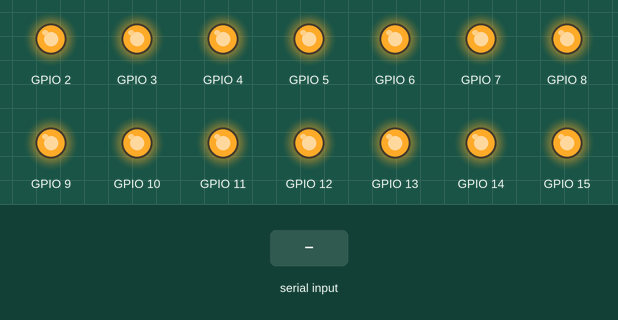
This sketch was run on a simulated ESP32. On the bench: output pins drawn as LEDs (lit = HIGH). Inputs (shaded band) come from the test bench. Nothing arrives over Bluetooth unless stated; what the sketch prints to the serial monitor is not drawn.

Above: at 1.2 s.
1.3 s: "A" received over the second serial link
At 1.6 s:
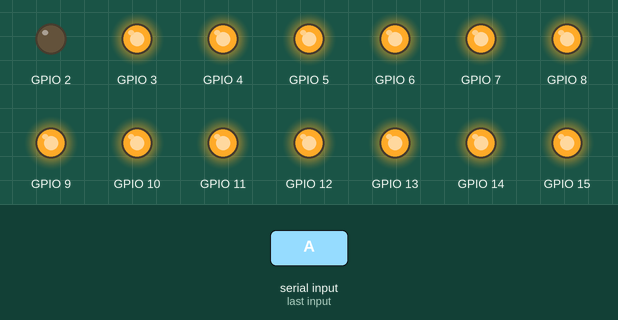
2.8 s: "R" received over the second serial link
At 3.9 s:
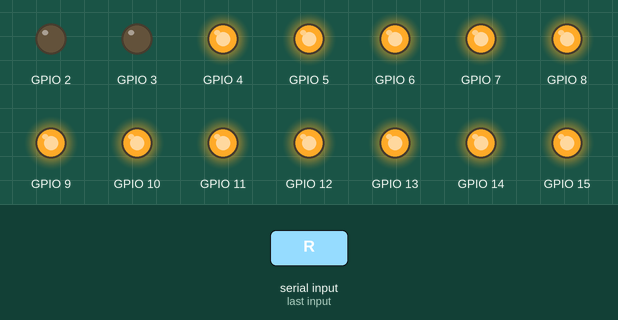
4.3 s: "a" received over the second serial link
At 5.0 s:
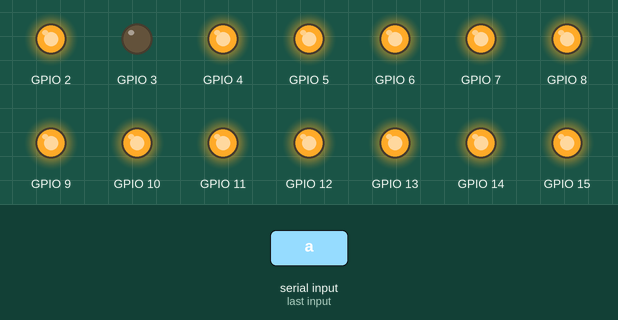
5.8 s: "B" received over the second serial link
At 6.2 s:
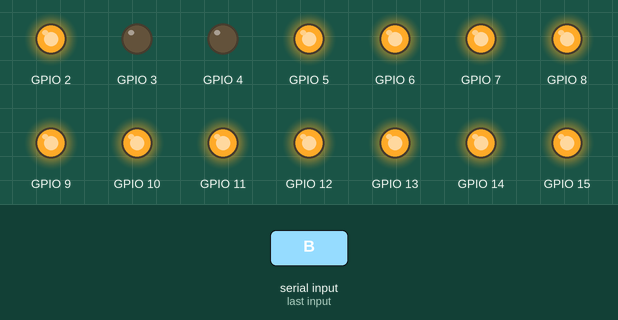
8.1 s: "S" received over the second serial link
At 9.2 s:
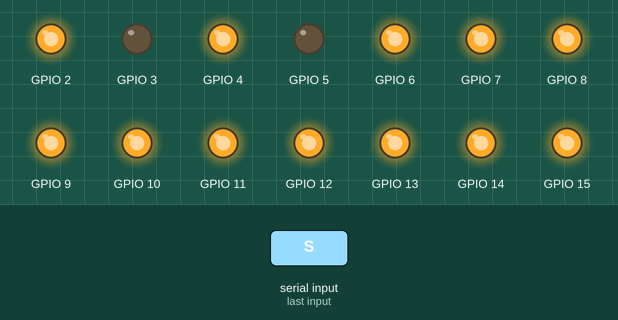
9.6 s: "r" received over the second serial link
At 10.3 s:
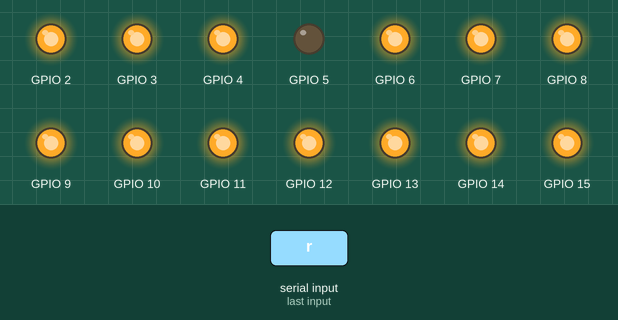
Timing chart, 0 to 12.1 s (numbered marks = the images above; inputs shaded):
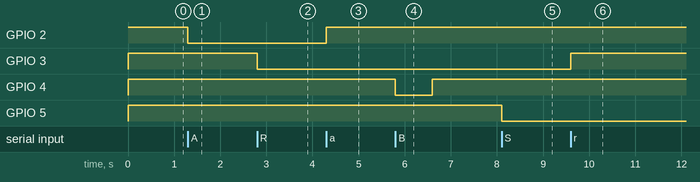

Measured:
- after the input at 1.3 s, GPIO 2: HIGH → LOW at once
- after the input at 2.8 s, GPIO 3: HIGH → LOW at once
- after the input at 4.3 s, GPIO 2: LOW → HIGH at once
- after the input at 5.8 s, GPIO 4: HIGH → LOW at once, → HIGH 0.80 s later
- after the input at 8.1 s, GPIO 5: HIGH → LOW at once
- after the input at 9.6 s, GPIO 3: LOW → HIGH at once

The sketch:

esp32_relaymodule_bluetooth.ino
```cpp
#include <BluetoothSerial.h>

BluetoothSerial SerialBT;


int LUZ2= 2;
int LUZ3= 3;
int LUZ4= 4;
int LUZ5= 5;
int LUZ6= 6;
int LUZ22= 23;
int LUZ7= 7;
int LUZ8= 8;
int LUZ9= 9;
int LUZ10= 10;
int LUZ11= 11;
int LUZ23= 24;
int LUZ12= 12;
int LUZ13= 13;
int LUZ14= 14;
int LUZ15= 15;
int LUZ16= 16;
int LUZ24= 25;
int LUZ17= 18;
int LUZ18= 19;
int LUZ19= 20;
int LUZ20= 21;
int LUZ25= 26;
int LUZ21= 22;


void setup() {
  SerialBT.begin("Dios");
  Serial.begin(115200);

pinMode(2, OUTPUT);
digitalWrite(2, HIGH);
pinMode(3, OUTPUT);
digitalWrite(3, HIGH);
pinMode(4, OUTPUT);
digitalWrite(4, HIGH);
pinMode(5, OUTPUT);
digitalWrite(5, HIGH);
pinMode(6, OUTPUT);
digitalWrite(6, HIGH);
pinMode(23, OUTPUT);
digitalWrite(23, HIGH);
pinMode(7, OUTPUT);
digitalWrite(7, HIGH);
pinMode(8, OUTPUT);
digitalWrite(8, HIGH);
pinMode(9, OUTPUT);
digitalWrite(9, HIGH);
pinMode(10, OUTPUT);
digitalWrite(10, HIGH);
pinMode(11, OUTPUT);
digitalWrite(11, HIGH);
pinMode(24, OUTPUT);
digitalWrite(24, HIGH);
pinMode(12, OUTPUT);
digitalWrite(12, HIGH);
pinMode(13, OUTPUT);
digitalWrite(13, HIGH);
pinMode(14, OUTPUT);
digitalWrite(14, HIGH);
pinMode(15, OUTPUT);
digitalWrite(15, HIGH);
pinMode(16, OUTPUT);
digitalWrite(16, HIGH);
pinMode(25, OUTPUT);
digitalWrite(25, HIGH);
pinMode(18, OUTPUT);
digitalWrite(18, HIGH);
pinMode(19, OUTPUT);
digitalWrite(19, HIGH);
pinMode(20, OUTPUT);
digitalWrite(20, HIGH);
pinMode(21, OUTPUT);
digitalWrite(21, HIGH);
pinMode(26, OUTPUT);
digitalWrite(26, HIGH);
pinMode(22, OUTPUT);
digitalWrite(22, HIGH);
}

void loop()
{


  if (SerialBT.available()) {
    int x = SerialBT.read();
    Serial.write(x);

    if (char(x) == 'A') {
      digitalWrite(2,LOW);
      SerialBT.print("Light OFF\n");
    }

    if (char(x) == 'a') {
      digitalWrite(2,HIGH);
      SerialBT.print("Light ON\n");
    }
     if (char(x) == 'R') {
      digitalWrite(3,LOW);
      SerialBT.print("Light OFF\n");
    }

    if (char(x) == 'r') {
      digitalWrite(3,HIGH);
      SerialBT.print("Light ON\n");
    }
     if (char(x) == 'B') {
      digitalWrite(4,LOW);
      delay(800);
      digitalWrite(4,HIGH);
      SerialBT.print("Light OFF\n");
    }

    if (char(x) == 'b') {
      digitalWrite(4,HIGH);
      SerialBT.print("Light ON\n");
    }
     if (char(x) == 'S') {
      digitalWrite(5,LOW);
      SerialBT.print("Light OFF\n");
    }

    if (char(x) == 's') {
      digitalWrite(5,HIGH);
      SerialBT.print("Light ON\n");
    }
     if (char(x) == 'C') {
      digitalWrite(6,LOW);
      SerialBT.print("Light OFF\n");
    }

    if (char(x) == 'c') {
      digitalWrite(6,HIGH);
      SerialBT.print("Light ON\n");
    }
     if (char(x) == 'T') {
      digitalWrite(23,LOW);
      SerialBT.print("Light OFF\n");
    }

    if (char(x) == 't') {
      digitalWrite(23,HIGH);
      SerialBT.print("Light ON\n");
    }
     if (char(x) == 'D') {
      digitalWrite(7,LOW);
      SerialBT.print("Light OFF\n");
    }

    if (char(x) == 'd') {
      digitalWrite(7,HIGH);
      SerialBT.print("Light ON\n");
    }
     if (char(x) == 'U') {
      digitalWrite(8,LOW);
      SerialBT.print("Light OFF\n");
    }

    if (char(x) == 'u') {
      digitalWrite(8,HIGH);
      SerialBT.print("Light ON\n");
    }
     if (char(x) == 'E') {
      digitalWrite(9,LOW);
      SerialBT.print("Light OFF\n");
    }

    if (char(x) == 'e') {
      digitalWrite(9,HIGH);
      SerialBT.print("Light ON\n");
    }
     if (char(x) == 'V') {
      digitalWrite(10,LOW);
      SerialBT.print("Light OFF\n");
    }

    if (char(x) == 'v') {
      digitalWrite(10,HIGH);
      SerialBT.print("Light ON\n");
    }
     if (char(x) == 'F') {
      digitalWrite(11,LOW);
      SerialBT.print("Light OFF\n");
    }

    if (char(x) == 'f') {
      digitalWrite(11,HIGH);
      SerialBT.print("Light ON\n");
    }
     if (char(x) == 'W') {
      digitalWrite(24,LOW);
      SerialBT.print("Light OFF\n");
    }

    if (char(x) == 'w') {
      digitalWrite(24,HIGH);
      SerialBT.print("Light ON\n");
    }
     if (char(x) == 'G') {
      digitalWrite(12,LOW);
      SerialBT.print("Light OFF\n");
    }

    if (char(x) == 'g') {
      digitalWrite(12,HIGH);
      SerialBT.print("Light ON\n");
    }
     if (char(x) == 'X') {
      digitalWrite(13,LOW);
      SerialBT.print("Light OFF\n");
    }

    if (char(x) == 'x') {
      digitalWrite(13,HIGH);
      SerialBT.print("Light ON\n");
    }
     if (char(x) == 'H') {
      digitalWrite(14,LOW);
      SerialBT.print("Light OFF\n");
    }

    if (char(x) == 'h') {
      digitalWrite(14,HIGH);
      SerialBT.print("Light ON\n");
    }
     if (char(x) == 'Y') {
      digitalWrite(15,LOW);
      SerialBT.print("Light OFF\n");
    }

    if (char(x) == 'y') {
      digitalWrite(15,HIGH);
      SerialBT.print("Light ON\n");
    }
    if (char(x) == 'I') {
      digitalWrite(16,LOW);
      SerialBT.print("Light OFF\n");
    }

    if (char(x) == 'i') {
      digitalWrite(16,HIGH);
      SerialBT.print("Light ON\n");
    }
     if (char(x) == 'Z') {
      digitalWrite(25,LOW);
      SerialBT.print("Light OFF\n");
    }

    if (char(x) == 'z') {
      digitalWrite(25,HIGH);
      SerialBT.print("Light ON\n");
    }
    if (char(x) == 'J') {
      digitalWrite(17,LOW);
      SerialBT.print("Light OFF\n");
    }

    if (char(x) == 'j') {
      digitalWrite(17,HIGH);
      SerialBT.print("Light ON\n");
    }
     if (char(x) == '0') {
      digitalWrite(18,LOW);
      SerialBT.print("Light OFF\n");
    }

    if (char(x) == '1') {
      digitalWrite(18,HIGH);
      SerialBT.print("Light ON\n");
    }
    if (char(x) == 'K') {
      digitalWrite(19,LOW);
      SerialBT.print("Light OFF\n");
    }

    if (char(x) == 'k') {
      digitalWrite(19,HIGH);
      SerialBT.print("Light ON\n");
    }
     if (char(x) == '2') {
      digitalWrite(20,LOW);
      SerialBT.print("Light OFF\n");
    }

    if (char(x) == '3') {
      digitalWrite(20,HIGH);
      SerialBT.print("Light ON\n");
    }
    if (char(x) == 'L') {
      digitalWrite(21,LOW);
      SerialBT.print("Light OFF\n");
    }

    if (char(x) == 'l') {
      digitalWrite(21,HIGH);
      SerialBT.print("Light ON\n");
    }
     if (char(x) == '4') {
      digitalWrite(26,LOW);
      SerialBT.print("Light OFF\n");
    }

    if (char(x) == '5') {
      digitalWrite(26,HIGH);
      SerialBT.print("Light ON\n");
    }
    if (char(x) == 'M') {
      digitalWrite(22,LOW);
      SerialBT.print("Light OFF\n");
    }

    if (char(x) == 'm') {
      digitalWrite(22,HIGH);
      SerialBT.print("Light ON\n");
    }

}

}
```
